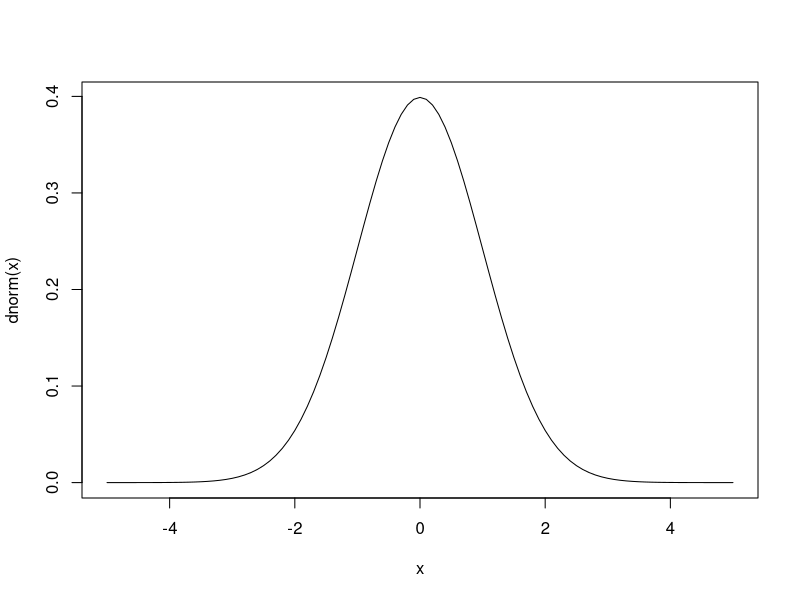
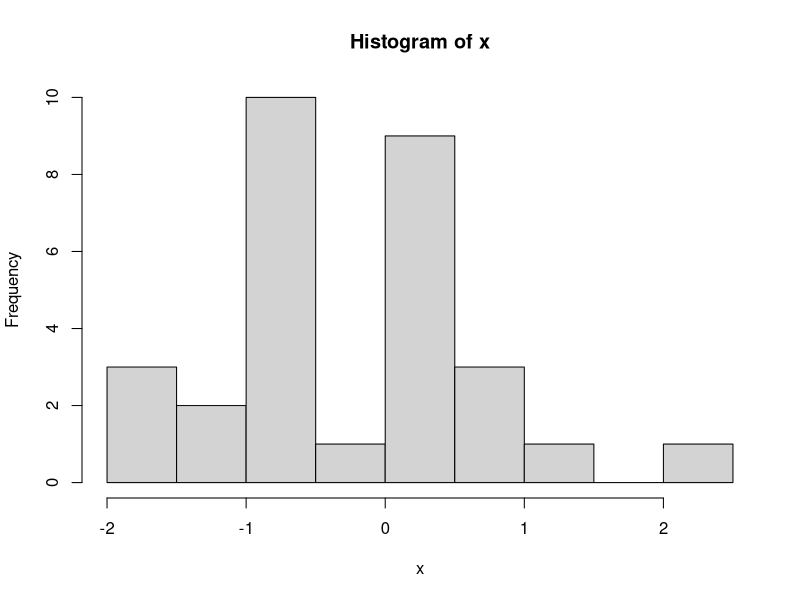
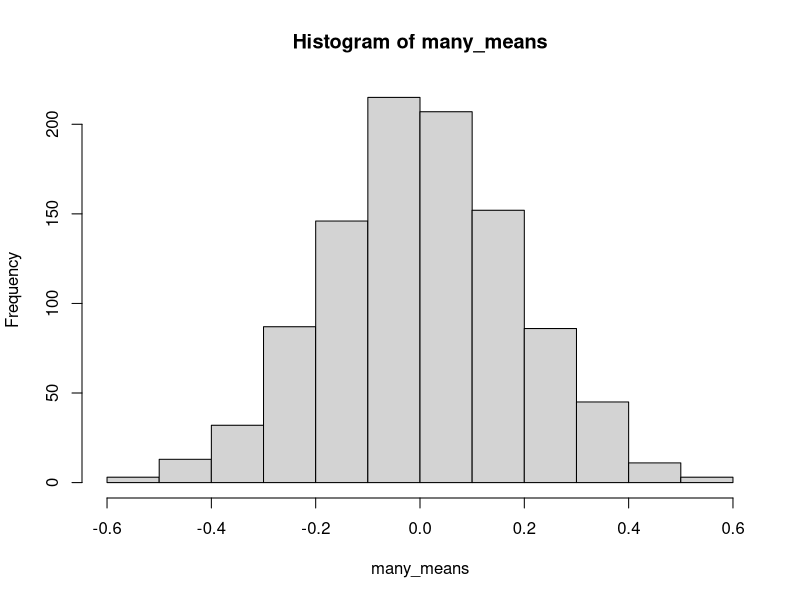
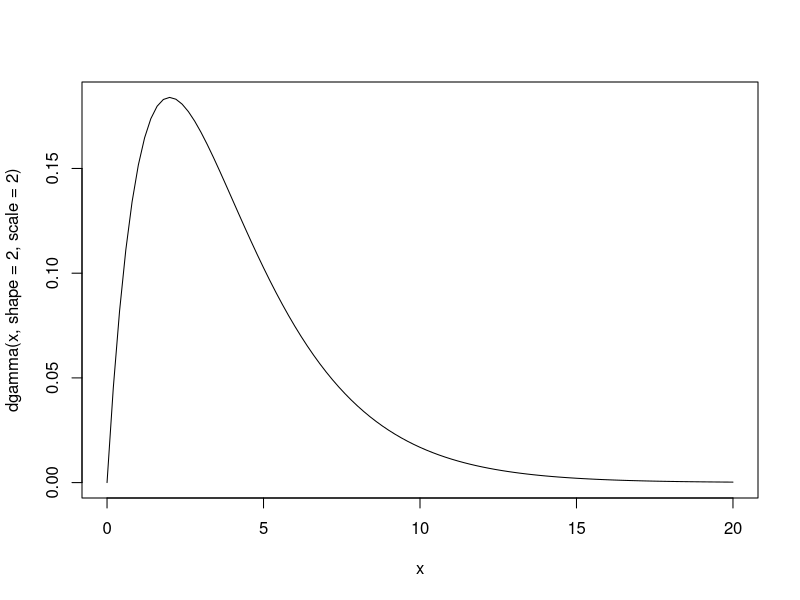
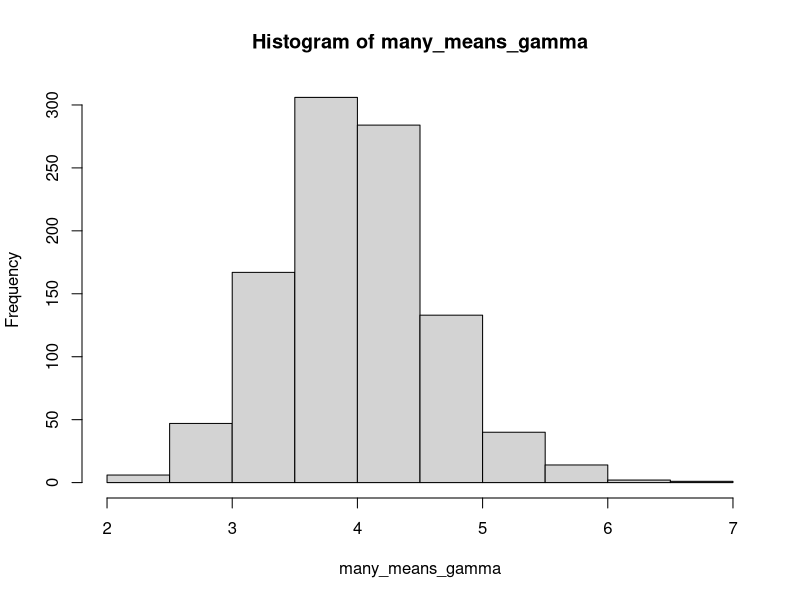
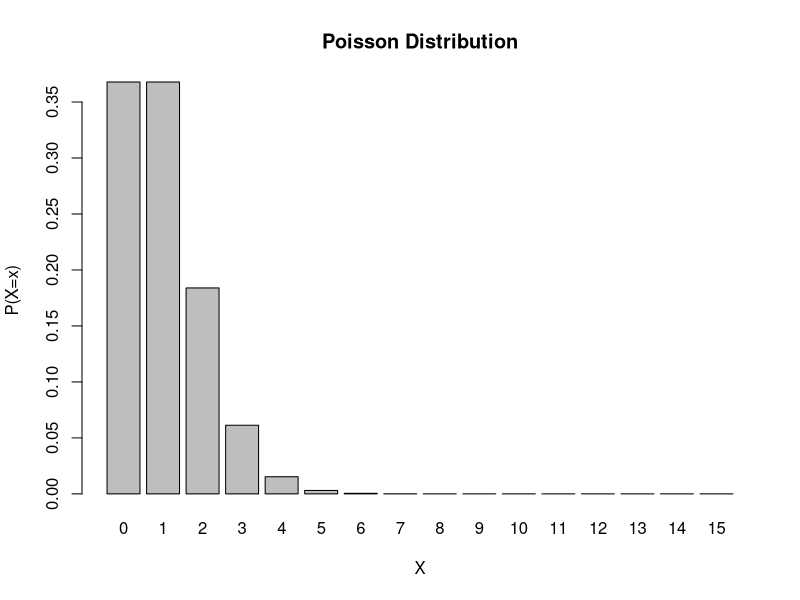

Write the R code that produced these figures, in order.
# Seed for reproducibility
set.seed(380)

# Let X~N(0,1)

# Simple graph of plot
# Here, the curve function evaluates an expression written with x 
# dnorm: f(x) for N(0,1)
curve(dnorm(x), from = -5, to = 5)

# Sample n=30 from this distribution
x <- rnorm(n=30, mean=0, sd=1)

# Create a histogram of our responses
hist(x)

# Take many samples using the replicate function
# n: number of samples to take
# rnorm(n): number of individuals for one sample
many_samples <- replicate(n=1000, rnorm(n=30))

# Show the dimensions of many_samples: 30 rows and 1000 columns
dim(many_samples)

# Obtain the means for each sample with the apply function
# X: an array
# MARGIN: whether to use rows (1) or columns(2)
#   note: we want means for each sample, so means of the columns
# FUN: function to apply
many_means <- apply(many_samples, MARGIN=2, FUN=mean)
hist(many_means)

# From CLT:
#  - E(Xbar)=0
#  - V(Xbar)=1/30=0.033
#  - SD(Xbar)=sqrt(1/30)=0.183
mean(many_means)
var(many_means)
sd(many_means)

# Consider a non-normal distribution
# X ~ Gamma(alpha=2, beta=2)
#  - E(X)=2*2 = 4
#  - V(X)=2*2^2 = 8
curve(dgamma(x, shape=2, scale=2), from=0, to=20)

# Take many samples of size 20
many_samples_gamma <- replicate(n=1000, rgamma(n=20, shape=2, scale=2))
many_means_gamma <- apply(many_samples_gamma, 2, mean)
hist(many_means_gamma)

# E(Xbar)=4
# V(Xbar)=8/20=0.4
# SD(Xbar)=sqrt(0.4)=0.6324555
mean(many_means_gamma)
var(many_means_gamma)
sd(many_means_gamma)

# Your turn: Try this process for a Poisson Distribution with n=4 and n=30
# What happens when a large sample size is not taken?
# X ~ Poisson(lambda=1)
# - dpois(lambda)
# - rpois(lambda)

lambda <- 1
x <- 0:15
fx <- dpois(x, lambda=lambda)
barplot(fx, names.arg = x,
        main = 'Poisson Distribution',
        xlab = 'X', ylab = 'P(X=x)')
